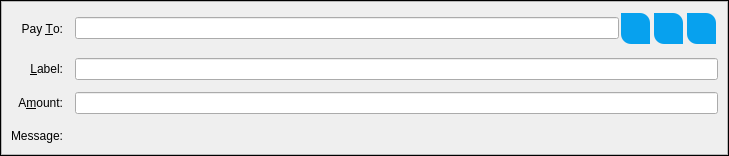
<?xml version="1.0" encoding="UTF-8"?>
<ui version="4.0">
 <class>SendCoinsEntry</class>
 <widget class="QStackedWidget" name="SendCoinsEntry">
  <property name="geometry">
   <rect>
    <x>0</x>
    <y>0</y>
    <width>729</width>
    <height>156</height>
   </rect>
  </property>
  <property name="focusPolicy">
   <enum>Qt::TabFocus</enum>
  </property>
  <property name="autoFillBackground">
   <bool>false</bool>
  </property>
  <property name="frameShape">
   <enum>QFrame::Box</enum>
  </property>
  <property name="lineWidth">
   <number>1</number>
  </property>
  <widget class="QFrame" name="SendCoins">
   <property name="toolTip">
    <string>This is a normal payment.</string>
   </property>
   <property name="frameShape">
    <enum>QFrame::StyledPanel</enum>
   </property>
   <property name="frameShadow">
    <enum>QFrame::Sunken</enum>
   </property>
   <layout class="QGridLayout" name="gridLayout">
    <property name="spacing">
     <number>12</number>
    </property>
    <item row="0" column="0">
     <widget class="QLabel" name="payToLabel">
      <property name="text">
       <string>Pay &amp;To:</string>
      </property>
      <property name="alignment">
       <set>Qt::AlignRight|Qt::AlignTrailing|Qt::AlignVCenter</set>
      </property>
      <property name="buddy">
       <cstring>payTo</cstring>
      </property>
     </widget>
    </item>
    <item row="0" column="1">
     <layout class="QHBoxLayout" name="payToLayout">
      <property name="spacing">
       <number>0</number>
      </property>
      <item>
       <widget class="QValidatedLineEdit" name="payTo">
        <property name="toolTip">
         <string>The SEC address to send the payment to</string>
        </property>
       </widget>
      </item>
      <item>
       <widget class="QToolButton" name="addressBookButton">
        <property name="toolTip">
         <string>Choose previously used address</string>
        </property>
        <property name="styleSheet">
         <string notr="true"> .QToolButton {
  background-color: #07a1ee;
	border: 0;
	color:#333;
	font-size:12px;
	font-weight:bold;
	padding-left:5px;
	padding-right:5px;
	padding-top:1px;
	padding-bottom:1px;
	height: 26px;
	margin: 2px;
	border-top-right-radius: 10px;
	border-bottom-left-radius: 10px;
}


 .QToolButton:hover {
background-color: #078bbc;
}

 .QToolButton:pressed{
background-color: #09D9B7;
	border:1px solid #333333;
}
</string>
        </property>
        <property name="text">
         <string/>
        </property>
        <property name="icon">
         <iconset resource="../insurance.qrc">
          <normaloff>:/icons/address-book</normaloff>:/icons/address-book</iconset>
        </property>
        <property name="shortcut">
         <string>Alt+A</string>
        </property>
       </widget>
      </item>
      <item>
       <widget class="QToolButton" name="pasteButton">
        <property name="toolTip">
         <string>Paste address from clipboard</string>
        </property>
        <property name="styleSheet">
         <string notr="true"> .QToolButton {
  background-color: #07a1ee;
	border: 0;
	color:#333;
	font-size:12px;
	font-weight:bold;
	padding-left:5px;
	padding-right:5px;
	padding-top:1px;
	padding-bottom:1px;
	height: 26px;
	margin: 2px;
	border-top-right-radius: 10px;
	border-bottom-left-radius: 10px;
}


 .QToolButton:hover {
background-color: #078bbc;
}

 .QToolButton:pressed{
background-color: #09D9B7;
	border:1px solid #333333;
}
</string>
        </property>
        <property name="text">
         <string/>
        </property>
        <property name="icon">
         <iconset resource="../insurance.qrc">
          <normaloff>:/icons/editpaste</normaloff>:/icons/editpaste</iconset>
        </property>
        <property name="shortcut">
         <string>Alt+P</string>
        </property>
       </widget>
      </item>
      <item>
       <widget class="QToolButton" name="deleteButton">
        <property name="toolTip">
         <string>Remove this entry</string>
        </property>
        <property name="styleSheet">
         <string notr="true"> .QToolButton {
  background-color: #07a1ee;
	border: 0;
	color:#333;
	font-size:12px;
	font-weight:bold;
	padding-left:5px;
	padding-right:5px;
	padding-top:1px;
	padding-bottom:1px;
	height: 26px;
	margin: 2px;
	border-top-right-radius: 10px;
	border-bottom-left-radius: 10px;
}


 .QToolButton:hover {
background-color: #078bbc;
}

 .QToolButton:pressed{
background-color: #09D9B7;
	border:1px solid #333333;
}
</string>
        </property>
        <property name="text">
         <string/>
        </property>
        <property name="icon">
         <iconset resource="../insurance.qrc">
          <normaloff>:/icons/remove</normaloff>:/icons/remove</iconset>
        </property>
       </widget>
      </item>
     </layout>
    </item>
    <item row="1" column="0">
     <widget class="QLabel" name="labelLabel">
      <property name="text">
       <string>&amp;Label:</string>
      </property>
      <property name="alignment">
       <set>Qt::AlignRight|Qt::AlignTrailing|Qt::AlignVCenter</set>
      </property>
      <property name="buddy">
       <cstring>addAsLabel</cstring>
      </property>
     </widget>
    </item>
    <item row="1" column="1">
     <widget class="QLineEdit" name="addAsLabel">
      <property name="toolTip">
       <string>Enter a label for this address to add it to the list of used addresses</string>
      </property>
     </widget>
    </item>
    <item row="2" column="0">
     <widget class="QLabel" name="amountLabel">
      <property name="text">
       <string>A&amp;mount:</string>
      </property>
      <property name="alignment">
       <set>Qt::AlignRight|Qt::AlignTrailing|Qt::AlignVCenter</set>
      </property>
      <property name="buddy">
       <cstring>payAmount</cstring>
      </property>
     </widget>
    </item>
    <item row="2" column="1">
     <widget class="BitcoinAmountField" name="payAmount"/>
    </item>
    <item row="3" column="0">
     <widget class="QLabel" name="messageLabel">
      <property name="text">
       <string>Message:</string>
      </property>
      <property name="alignment">
       <set>Qt::AlignRight|Qt::AlignTrailing|Qt::AlignVCenter</set>
      </property>
     </widget>
    </item>
    <item row="3" column="1">
     <widget class="QLabel" name="messageTextLabel">
      <property name="toolTip">
       <string>A message that was attached to the insurance: URI which will be stored with the transaction for your reference. Note: This message will not be sent over the Insurance network.</string>
      </property>
      <property name="textFormat">
       <enum>Qt::PlainText</enum>
      </property>
     </widget>
    </item>
   </layout>
  </widget>
  <widget class="QFrame" name="SendCoins_InsecurePaymentRequest">
   <property name="palette">
    <palette>
     <active>
      <colorrole role="WindowText">
       <brush brushstyle="SolidPattern">
        <color alpha="255">
         <red>0</red>
         <green>0</green>
         <blue>0</blue>
        </color>
       </brush>
      </colorrole>
      <colorrole role="Button">
       <brush brushstyle="SolidPattern">
        <color alpha="255">
         <red>255</red>
         <green>255</green>
         <blue>127</blue>
        </color>
       </brush>
      </colorrole>
      <colorrole role="Light">
       <brush brushstyle="SolidPattern">
        <color alpha="255">
         <red>255</red>
         <green>255</green>
         <blue>255</blue>
        </color>
       </brush>
      </colorrole>
      <colorrole role="Midlight">
       <brush brushstyle="SolidPattern">
        <color alpha="255">
         <red>255</red>
         <green>255</green>
         <blue>191</blue>
        </color>
       </brush>
      </colorrole>
      <colorrole role="Dark">
       <brush brushstyle="SolidPattern">
        <color alpha="255">
         <red>127</red>
         <green>127</green>
         <blue>63</blue>
        </color>
       </brush>
      </colorrole>
      <colorrole role="Mid">
       <brush brushstyle="SolidPattern">
        <color alpha="255">
         <red>170</red>
         <green>170</green>
         <blue>84</blue>
        </color>
       </brush>
      </colorrole>
      <colorrole role="Text">
       <brush brushstyle="SolidPattern">
        <color alpha="255">
         <red>0</red>
         <green>0</green>
         <blue>0</blue>
        </color>
       </brush>
      </colorrole>
      <colorrole role="BrightText">
       <brush brushstyle="SolidPattern">
        <color alpha="255">
         <red>255</red>
         <green>255</green>
         <blue>255</blue>
        </color>
       </brush>
      </colorrole>
      <colorrole role="ButtonText">
       <brush brushstyle="SolidPattern">
        <color alpha="255">
         <red>0</red>
         <green>0</green>
         <blue>0</blue>
        </color>
       </brush>
      </colorrole>
      <colorrole role="Base">
       <brush brushstyle="SolidPattern">
        <color alpha="255">
         <red>255</red>
         <green>255</green>
         <blue>255</blue>
        </color>
       </brush>
      </colorrole>
      <colorrole role="Window">
       <brush brushstyle="SolidPattern">
        <color alpha="255">
         <red>255</red>
         <green>255</green>
         <blue>127</blue>
        </color>
       </brush>
      </colorrole>
      <colorrole role="Shadow">
       <brush brushstyle="SolidPattern">
        <color alpha="255">
         <red>0</red>
         <green>0</green>
         <blue>0</blue>
        </color>
       </brush>
      </colorrole>
      <colorrole role="AlternateBase">
       <brush brushstyle="SolidPattern">
        <color alpha="255">
         <red>255</red>
         <green>255</green>
         <blue>191</blue>
        </color>
       </brush>
      </colorrole>
      <colorrole role="ToolTipBase">
       <brush brushstyle="SolidPattern">
        <color alpha="255">
         <red>255</red>
         <green>255</green>
         <blue>220</blue>
        </color>
       </brush>
      </colorrole>
      <colorrole role="ToolTipText">
       <brush brushstyle="SolidPattern">
        <color alpha="255">
         <red>0</red>
         <green>0</green>
         <blue>0</blue>
        </color>
       </brush>
      </colorrole>
     </active>
     <inactive>
      <colorrole role="WindowText">
       <brush brushstyle="SolidPattern">
        <color alpha="255">
         <red>0</red>
         <green>0</green>
         <blue>0</blue>
        </color>
       </brush>
      </colorrole>
      <colorrole role="Button">
       <brush brushstyle="SolidPattern">
        <color alpha="255">
         <red>255</red>
         <green>255</green>
         <blue>127</blue>
        </color>
       </brush>
      </colorrole>
      <colorrole role="Light">
       <brush brushstyle="SolidPattern">
        <color alpha="255">
         <red>255</red>
         <green>255</green>
         <blue>255</blue>
        </color>
       </brush>
      </colorrole>
      <colorrole role="Midlight">
       <brush brushstyle="SolidPattern">
        <color alpha="255">
         <red>255</red>
         <green>255</green>
         <blue>191</blue>
        </color>
       </brush>
      </colorrole>
      <colorrole role="Dark">
       <brush brushstyle="SolidPattern">
        <color alpha="255">
         <red>127</red>
         <green>127</green>
         <blue>63</blue>
        </color>
       </brush>
      </colorrole>
      <colorrole role="Mid">
       <brush brushstyle="SolidPattern">
        <color alpha="255">
         <red>170</red>
         <green>170</green>
         <blue>84</blue>
        </color>
       </brush>
      </colorrole>
      <colorrole role="Text">
       <brush brushstyle="SolidPattern">
        <color alpha="255">
         <red>0</red>
         <green>0</green>
         <blue>0</blue>
        </color>
       </brush>
      </colorrole>
      <colorrole role="BrightText">
       <brush brushstyle="SolidPattern">
        <color alpha="255">
         <red>255</red>
         <green>255</green>
         <blue>255</blue>
        </color>
       </brush>
      </colorrole>
      <colorrole role="ButtonText">
       <brush brushstyle="SolidPattern">
        <color alpha="255">
         <red>0</red>
         <green>0</green>
         <blue>0</blue>
        </color>
       </brush>
      </colorrole>
      <colorrole role="Base">
       <brush brushstyle="SolidPattern">
        <color alpha="255">
         <red>255</red>
         <green>255</green>
         <blue>255</blue>
        </color>
       </brush>
      </colorrole>
      <colorrole role="Window">
       <brush brushstyle="SolidPattern">
        <color alpha="255">
         <red>255</red>
         <green>255</green>
         <blue>127</blue>
        </color>
       </brush>
      </colorrole>
      <colorrole role="Shadow">
       <brush brushstyle="SolidPattern">
        <color alpha="255">
         <red>0</red>
         <green>0</green>
         <blue>0</blue>
        </color>
       </brush>
      </colorrole>
      <colorrole role="AlternateBase">
       <brush brushstyle="SolidPattern">
        <color alpha="255">
         <red>255</red>
         <green>255</green>
         <blue>191</blue>
        </color>
       </brush>
      </colorrole>
      <colorrole role="ToolTipBase">
       <brush brushstyle="SolidPattern">
        <color alpha="255">
         <red>255</red>
         <green>255</green>
         <blue>220</blue>
        </color>
       </brush>
      </colorrole>
      <colorrole role="ToolTipText">
       <brush brushstyle="SolidPattern">
        <color alpha="255">
         <red>0</red>
         <green>0</green>
         <blue>0</blue>
        </color>
       </brush>
      </colorrole>
     </inactive>
     <disabled>
      <colorrole role="WindowText">
       <brush brushstyle="SolidPattern">
        <color alpha="255">
         <red>127</red>
         <green>127</green>
         <blue>63</blue>
        </color>
       </brush>
      </colorrole>
      <colorrole role="Button">
       <brush brushstyle="SolidPattern">
        <color alpha="255">
         <red>255</red>
         <green>255</green>
         <blue>127</blue>
        </color>
       </brush>
      </colorrole>
      <colorrole role="Light">
       <brush brushstyle="SolidPattern">
        <color alpha="255">
         <red>255</red>
         <green>255</green>
         <blue>255</blue>
        </color>
       </brush>
      </colorrole>
      <colorrole role="Midlight">
       <brush brushstyle="SolidPattern">
        <color alpha="255">
         <red>255</red>
         <green>255</green>
         <blue>191</blue>
        </color>
       </brush>
      </colorrole>
      <colorrole role="Dark">
       <brush brushstyle="SolidPattern">
        <color alpha="255">
         <red>127</red>
         <green>127</green>
         <blue>63</blue>
        </color>
       </brush>
      </colorrole>
      <colorrole role="Mid">
       <brush brushstyle="SolidPattern">
        <color alpha="255">
         <red>170</red>
         <green>170</green>
         <blue>84</blue>
        </color>
       </brush>
      </colorrole>
      <colorrole role="Text">
       <brush brushstyle="SolidPattern">
        <color alpha="255">
         <red>127</red>
         <green>127</green>
         <blue>63</blue>
        </color>
       </brush>
      </colorrole>
      <colorrole role="BrightText">
       <brush brushstyle="SolidPattern">
        <color alpha="255">
         <red>255</red>
         <green>255</green>
         <blue>255</blue>
        </color>
       </brush>
      </colorrole>
      <colorrole role="ButtonText">
       <brush brushstyle="SolidPattern">
        <color alpha="255">
         <red>127</red>
         <green>127</green>
         <blue>63</blue>
        </color>
       </brush>
      </colorrole>
      <colorrole role="Base">
       <brush brushstyle="SolidPattern">
        <color alpha="255">
         <red>255</red>
         <green>255</green>
         <blue>127</blue>
        </color>
       </brush>
      </colorrole>
      <colorrole role="Window">
       <brush brushstyle="SolidPattern">
        <color alpha="255">
         <red>255</red>
         <green>255</green>
         <blue>127</blue>
        </color>
       </brush>
      </colorrole>
      <colorrole role="Shadow">
       <brush brushstyle="SolidPattern">
        <color alpha="255">
         <red>0</red>
         <green>0</green>
         <blue>0</blue>
        </color>
       </brush>
      </colorrole>
      <colorrole role="AlternateBase">
       <brush brushstyle="SolidPattern">
        <color alpha="255">
         <red>255</red>
         <green>255</green>
         <blue>127</blue>
        </color>
       </brush>
      </colorrole>
      <colorrole role="ToolTipBase">
       <brush brushstyle="SolidPattern">
        <color alpha="255">
         <red>255</red>
         <green>255</green>
         <blue>220</blue>
        </color>
       </brush>
      </colorrole>
      <colorrole role="ToolTipText">
       <brush brushstyle="SolidPattern">
        <color alpha="255">
         <red>0</red>
         <green>0</green>
         <blue>0</blue>
        </color>
       </brush>
      </colorrole>
     </disabled>
    </palette>
   </property>
   <property name="toolTip">
    <string>This is an unverified payment request.</string>
   </property>
   <property name="autoFillBackground">
    <bool>true</bool>
   </property>
   <property name="frameShape">
    <enum>QFrame::StyledPanel</enum>
   </property>
   <property name="frameShadow">
    <enum>QFrame::Sunken</enum>
   </property>
   <layout class="QGridLayout" name="gridLayout_is">
    <property name="spacing">
     <number>12</number>
    </property>
    <item row="0" column="0">
     <widget class="QLabel" name="payToLabel_is">
      <property name="text">
       <string>Pay To:</string>
      </property>
      <property name="alignment">
       <set>Qt::AlignRight|Qt::AlignTrailing|Qt::AlignVCenter</set>
      </property>
     </widget>
    </item>
    <item row="0" column="1">
     <layout class="QHBoxLayout" name="payToLayout_is">
      <property name="spacing">
       <number>0</number>
      </property>
      <item>
       <widget class="QLabel" name="payTo_is"/>
      </item>
      <item>
       <widget class="QToolButton" name="deleteButton_is">
        <property name="toolTip">
         <string>Remove this entry</string>
        </property>
        <property name="text">
         <string/>
        </property>
        <property name="icon">
         <iconset resource="../insurance.qrc">
          <normaloff>:/icons/remove</normaloff>:/icons/remove</iconset>
        </property>
       </widget>
      </item>
     </layout>
    </item>
    <item row="1" column="0">
     <widget class="QLabel" name="memoLabel_is">
      <property name="text">
       <string>Memo:</string>
      </property>
      <property name="alignment">
       <set>Qt::AlignRight|Qt::AlignTrailing|Qt::AlignVCenter</set>
      </property>
     </widget>
    </item>
    <item row="1" column="1">
     <widget class="QLabel" name="memoTextLabel_is">
      <property name="textFormat">
       <enum>Qt::PlainText</enum>
      </property>
     </widget>
    </item>
    <item row="2" column="0">
     <widget class="QLabel" name="amountLabel_is">
      <property name="text">
       <string>A&amp;mount:</string>
      </property>
      <property name="alignment">
       <set>Qt::AlignRight|Qt::AlignTrailing|Qt::AlignVCenter</set>
      </property>
      <property name="buddy">
       <cstring>payAmount_is</cstring>
      </property>
     </widget>
    </item>
    <item row="2" column="1">
     <widget class="BitcoinAmountField" name="payAmount_is">
      <property name="acceptDrops">
       <bool>false</bool>
      </property>
     </widget>
    </item>
   </layout>
  </widget>
  <widget class="QFrame" name="SendCoins_SecurePaymentRequest">
   <property name="palette">
    <palette>
     <active>
      <colorrole role="WindowText">
       <brush brushstyle="SolidPattern">
        <color alpha="255">
         <red>0</red>
         <green>0</green>
         <blue>0</blue>
        </color>
       </brush>
      </colorrole>
      <colorrole role="Button">
       <brush brushstyle="SolidPattern">
        <color alpha="255">
         <red>140</red>
         <green>232</green>
         <blue>119</blue>
        </color>
       </brush>
      </colorrole>
      <colorrole role="Light">
       <brush brushstyle="SolidPattern">
        <color alpha="255">
         <red>230</red>
         <green>255</green>
         <blue>224</blue>
        </color>
       </brush>
      </colorrole>
      <colorrole role="Midlight">
       <brush brushstyle="SolidPattern">
        <color alpha="255">
         <red>185</red>
         <green>243</green>
         <blue>171</blue>
        </color>
       </brush>
      </colorrole>
      <colorrole role="Dark">
       <brush brushstyle="SolidPattern">
        <color alpha="255">
         <red>70</red>
         <green>116</green>
         <blue>59</blue>
        </color>
       </brush>
      </colorrole>
      <colorrole role="Mid">
       <brush brushstyle="SolidPattern">
        <color alpha="255">
         <red>93</red>
         <green>155</green>
         <blue>79</blue>
        </color>
       </brush>
      </colorrole>
      <colorrole role="Text">
       <brush brushstyle="SolidPattern">
        <color alpha="255">
         <red>0</red>
         <green>0</green>
         <blue>0</blue>
        </color>
       </brush>
      </colorrole>
      <colorrole role="BrightText">
       <brush brushstyle="SolidPattern">
        <color alpha="255">
         <red>155</red>
         <green>255</green>
         <blue>147</blue>
        </color>
       </brush>
      </colorrole>
      <colorrole role="ButtonText">
       <brush brushstyle="SolidPattern">
        <color alpha="255">
         <red>0</red>
         <green>0</green>
         <blue>0</blue>
        </color>
       </brush>
      </colorrole>
      <colorrole role="Base">
       <brush brushstyle="SolidPattern">
        <color alpha="255">
         <red>119</red>
         <green>255</green>
         <blue>233</blue>
        </color>
       </brush>
      </colorrole>
      <colorrole role="Window">
       <brush brushstyle="SolidPattern">
        <color alpha="255">
         <red>140</red>
         <green>232</green>
         <blue>119</blue>
        </color>
       </brush>
      </colorrole>
      <colorrole role="Shadow">
       <brush brushstyle="SolidPattern">
        <color alpha="255">
         <red>0</red>
         <green>0</green>
         <blue>0</blue>
        </color>
       </brush>
      </colorrole>
      <colorrole role="AlternateBase">
       <brush brushstyle="SolidPattern">
        <color alpha="255">
         <red>197</red>
         <green>243</green>
         <blue>187</blue>
        </color>
       </brush>
      </colorrole>
      <colorrole role="NoRole">
       <brush brushstyle="SolidPattern">
        <color alpha="255">
         <red>125</red>
         <green>194</green>
         <blue>122</blue>
        </color>
       </brush>
      </colorrole>
      <colorrole role="ToolTipBase">
       <brush brushstyle="SolidPattern">
        <color alpha="255">
         <red>255</red>
         <green>255</green>
         <blue>220</blue>
        </color>
       </brush>
      </colorrole>
      <colorrole role="ToolTipText">
       <brush brushstyle="SolidPattern">
        <color alpha="255">
         <red>0</red>
         <green>0</green>
         <blue>0</blue>
        </color>
       </brush>
      </colorrole>
     </active>
     <inactive>
      <colorrole role="WindowText">
       <brush brushstyle="SolidPattern">
        <color alpha="255">
         <red>0</red>
         <green>0</green>
         <blue>0</blue>
        </color>
       </brush>
      </colorrole>
      <colorrole role="Button">
       <brush brushstyle="SolidPattern">
        <color alpha="255">
         <red>140</red>
         <green>232</green>
         <blue>119</blue>
        </color>
       </brush>
      </colorrole>
      <colorrole role="Light">
       <brush brushstyle="SolidPattern">
        <color alpha="255">
         <red>230</red>
         <green>255</green>
         <blue>224</blue>
        </color>
       </brush>
      </colorrole>
      <colorrole role="Midlight">
       <brush brushstyle="SolidPattern">
        <color alpha="255">
         <red>185</red>
         <green>243</green>
         <blue>171</blue>
        </color>
       </brush>
      </colorrole>
      <colorrole role="Dark">
       <brush brushstyle="SolidPattern">
        <color alpha="255">
         <red>70</red>
         <green>116</green>
         <blue>59</blue>
        </color>
       </brush>
      </colorrole>
      <colorrole role="Mid">
       <brush brushstyle="SolidPattern">
        <color alpha="255">
         <red>93</red>
         <green>155</green>
         <blue>79</blue>
        </color>
       </brush>
      </colorrole>
      <colorrole role="Text">
       <brush brushstyle="SolidPattern">
        <color alpha="255">
         <red>0</red>
         <green>0</green>
         <blue>0</blue>
        </color>
       </brush>
      </colorrole>
      <colorrole role="BrightText">
       <brush brushstyle="SolidPattern">
        <color alpha="255">
         <red>155</red>
         <green>255</green>
         <blue>147</blue>
        </color>
       </brush>
      </colorrole>
      <colorrole role="ButtonText">
       <brush brushstyle="SolidPattern">
        <color alpha="255">
         <red>0</red>
         <green>0</green>
         <blue>0</blue>
        </color>
       </brush>
      </colorrole>
      <colorrole role="Base">
       <brush brushstyle="SolidPattern">
        <color alpha="255">
         <red>119</red>
         <green>255</green>
         <blue>233</blue>
        </color>
       </brush>
      </colorrole>
      <colorrole role="Window">
       <brush brushstyle="SolidPattern">
        <color alpha="255">
         <red>140</red>
         <green>232</green>
         <blue>119</blue>
        </color>
       </brush>
      </colorrole>
      <colorrole role="Shadow">
       <brush brushstyle="SolidPattern">
        <color alpha="255">
         <red>0</red>
         <green>0</green>
         <blue>0</blue>
        </color>
       </brush>
      </colorrole>
      <colorrole role="AlternateBase">
       <brush brushstyle="SolidPattern">
        <color alpha="255">
         <red>197</red>
         <green>243</green>
         <blue>187</blue>
        </color>
       </brush>
      </colorrole>
      <colorrole role="NoRole">
       <brush brushstyle="SolidPattern">
        <color alpha="255">
         <red>125</red>
         <green>194</green>
         <blue>122</blue>
        </color>
       </brush>
      </colorrole>
      <colorrole role="ToolTipBase">
       <brush brushstyle="SolidPattern">
        <color alpha="255">
         <red>255</red>
         <green>255</green>
         <blue>220</blue>
        </color>
       </brush>
      </colorrole>
      <colorrole role="ToolTipText">
       <brush brushstyle="SolidPattern">
        <color alpha="255">
         <red>0</red>
         <green>0</green>
         <blue>0</blue>
        </color>
       </brush>
      </colorrole>
     </inactive>
     <disabled>
      <colorrole role="WindowText">
       <brush brushstyle="SolidPattern">
        <color alpha="255">
         <red>70</red>
         <green>116</green>
         <blue>59</blue>
        </color>
       </brush>
      </colorrole>
      <colorrole role="Button">
       <brush brushstyle="SolidPattern">
        <color alpha="255">
         <red>140</red>
         <green>232</green>
         <blue>119</blue>
        </color>
       </brush>
      </colorrole>
      <colorrole role="Light">
       <brush brushstyle="SolidPattern">
        <color alpha="255">
         <red>230</red>
         <green>255</green>
         <blue>224</blue>
        </color>
       </brush>
      </colorrole>
      <colorrole role="Midlight">
       <brush brushstyle="SolidPattern">
        <color alpha="255">
         <red>185</red>
         <green>243</green>
         <blue>171</blue>
        </color>
       </brush>
      </colorrole>
      <colorrole role="Dark">
       <brush brushstyle="SolidPattern">
        <color alpha="255">
         <red>70</red>
         <green>116</green>
         <blue>59</blue>
        </color>
       </brush>
      </colorrole>
      <colorrole role="Mid">
       <brush brushstyle="SolidPattern">
        <color alpha="255">
         <red>93</red>
         <green>155</green>
         <blue>79</blue>
        </color>
       </brush>
      </colorrole>
      <colorrole role="Text">
       <brush brushstyle="SolidPattern">
        <color alpha="255">
         <red>70</red>
         <green>116</green>
         <blue>59</blue>
        </color>
       </brush>
      </colorrole>
      <colorrole role="BrightText">
       <brush brushstyle="SolidPattern">
        <color alpha="255">
         <red>155</red>
         <green>255</green>
         <blue>147</blue>
        </color>
       </brush>
      </colorrole>
      <colorrole role="ButtonText">
       <brush brushstyle="SolidPattern">
        <color alpha="255">
         <red>70</red>
         <green>116</green>
         <blue>59</blue>
        </color>
       </brush>
      </colorrole>
      <colorrole role="Base">
       <brush brushstyle="SolidPattern">
        <color alpha="255">
         <red>140</red>
         <green>232</green>
         <blue>119</blue>
        </color>
       </brush>
      </colorrole>
      <colorrole role="Window">
       <brush brushstyle="SolidPattern">
        <color alpha="255">
         <red>140</red>
         <green>232</green>
         <blue>119</blue>
        </color>
       </brush>
      </colorrole>
      <colorrole role="Shadow">
       <brush brushstyle="SolidPattern">
        <color alpha="255">
         <red>0</red>
         <green>0</green>
         <blue>0</blue>
        </color>
       </brush>
      </colorrole>
      <colorrole role="AlternateBase">
       <brush brushstyle="SolidPattern">
        <color alpha="255">
         <red>140</red>
         <green>232</green>
         <blue>119</blue>
        </color>
       </brush>
      </colorrole>
      <colorrole role="NoRole">
       <brush brushstyle="SolidPattern">
        <color alpha="255">
         <red>125</red>
         <green>194</green>
         <blue>122</blue>
        </color>
       </brush>
      </colorrole>
      <colorrole role="ToolTipBase">
       <brush brushstyle="SolidPattern">
        <color alpha="255">
         <red>255</red>
         <green>255</green>
         <blue>220</blue>
        </color>
       </brush>
      </colorrole>
      <colorrole role="ToolTipText">
       <brush brushstyle="SolidPattern">
        <color alpha="255">
         <red>0</red>
         <green>0</green>
         <blue>0</blue>
        </color>
       </brush>
      </colorrole>
     </disabled>
    </palette>
   </property>
   <property name="toolTip">
    <string>This is a verified payment request.</string>
   </property>
   <property name="autoFillBackground">
    <bool>true</bool>
   </property>
   <property name="frameShape">
    <enum>QFrame::StyledPanel</enum>
   </property>
   <property name="frameShadow">
    <enum>QFrame::Sunken</enum>
   </property>
   <layout class="QGridLayout" name="gridLayout_s">
    <property name="spacing">
     <number>12</number>
    </property>
    <item row="0" column="0">
     <widget class="QLabel" name="payToLabel_s">
      <property name="text">
       <string>Pay To:</string>
      </property>
      <property name="alignment">
       <set>Qt::AlignRight|Qt::AlignTrailing|Qt::AlignVCenter</set>
      </property>
     </widget>
    </item>
    <item row="0" column="1">
     <layout class="QHBoxLayout" name="payToLayout_s">
      <property name="spacing">
       <number>0</number>
      </property>
      <item>
       <widget class="QLabel" name="payTo_s">
        <property name="textFormat">
         <enum>Qt::PlainText</enum>
        </property>
       </widget>
      </item>
      <item>
       <widget class="QToolButton" name="deleteButton_s">
        <property name="toolTip">
         <string>Remove this entry</string>
        </property>
        <property name="text">
         <string/>
        </property>
        <property name="icon">
         <iconset resource="../insurance.qrc">
          <normaloff>:/icons/remove</normaloff>:/icons/remove</iconset>
        </property>
       </widget>
      </item>
     </layout>
    </item>
    <item row="1" column="0">
     <widget class="QLabel" name="memoLabel_s">
      <property name="text">
       <string>Memo:</string>
      </property>
      <property name="alignment">
       <set>Qt::AlignRight|Qt::AlignTrailing|Qt::AlignVCenter</set>
      </property>
     </widget>
    </item>
    <item row="1" column="1">
     <widget class="QLabel" name="memoTextLabel_s">
      <property name="textFormat">
       <enum>Qt::PlainText</enum>
      </property>
     </widget>
    </item>
    <item row="2" column="0">
     <widget class="QLabel" name="amountLabel_s">
      <property name="text">
       <string>A&amp;mount:</string>
      </property>
      <property name="alignment">
       <set>Qt::AlignRight|Qt::AlignTrailing|Qt::AlignVCenter</set>
      </property>
      <property name="buddy">
       <cstring>payAmount_s</cstring>
      </property>
     </widget>
    </item>
    <item row="2" column="1">
     <widget class="BitcoinAmountField" name="payAmount_s">
      <property name="acceptDrops">
       <bool>false</bool>
      </property>
     </widget>
    </item>
   </layout>
  </widget>
 </widget>
 <customwidgets>
  <customwidget>
   <class>BitcoinAmountField</class>
   <extends>QLineEdit</extends>
   <header>bitcoinamountfield.h</header>
   <container>1</container>
  </customwidget>
  <customwidget>
   <class>QValidatedLineEdit</class>
   <extends>QLineEdit</extends>
   <header>qvalidatedlineedit.h</header>
  </customwidget>
 </customwidgets>
 <tabstops>
  <tabstop>payTo</tabstop>
  <tabstop>addressBookButton</tabstop>
  <tabstop>pasteButton</tabstop>
  <tabstop>deleteButton</tabstop>
  <tabstop>addAsLabel</tabstop>
  <tabstop>payAmount</tabstop>
  <tabstop>payAmount_is</tabstop>
  <tabstop>deleteButton_is</tabstop>
  <tabstop>payAmount_s</tabstop>
  <tabstop>deleteButton_s</tabstop>
 </tabstops>
 <resources>
  <include location="../insurance.qrc"/>
 </resources>
 <connections/>
</ui>
